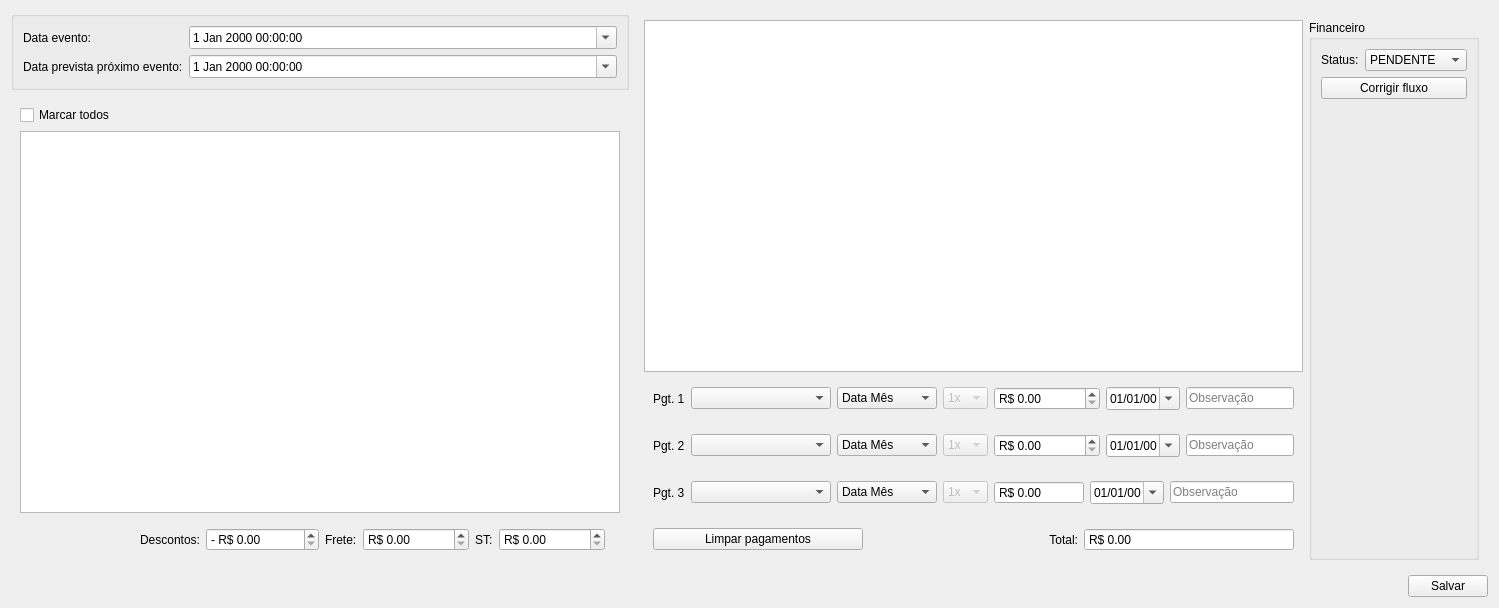
<?xml version="1.0" encoding="UTF-8"?>
<ui version="4.0">
 <class>InputDialogFinanceiro</class>
 <widget class="QWidget" name="InputDialogFinanceiro">
  <property name="geometry">
   <rect>
    <x>0</x>
    <y>0</y>
    <width>1474</width>
    <height>608</height>
   </rect>
  </property>
  <property name="windowTitle">
   <string>Informações</string>
  </property>
  <layout class="QGridLayout" name="gridLayout_7">
   <item row="2" column="0" colspan="2">
    <layout class="QHBoxLayout" name="horizontalLayout">
     <item>
      <spacer name="horizontalSpacer">
       <property name="orientation">
        <enum>Qt::Horizontal</enum>
       </property>
       <property name="sizeHint" stdset="0">
        <size>
         <width>40</width>
         <height>20</height>
        </size>
       </property>
      </spacer>
     </item>
     <item>
      <widget class="QPushButton" name="pushButtonSalvar">
       <property name="sizePolicy">
        <sizepolicy hsizetype="Fixed" vsizetype="Fixed">
         <horstretch>0</horstretch>
         <verstretch>0</verstretch>
        </sizepolicy>
       </property>
       <property name="text">
        <string>Salvar</string>
       </property>
       <property name="autoDefault">
        <bool>false</bool>
       </property>
      </widget>
     </item>
    </layout>
   </item>
   <item row="0" column="1" rowspan="2">
    <widget class="QFrame" name="framePagamentos">
     <property name="sizePolicy">
      <sizepolicy hsizetype="Minimum" vsizetype="Preferred">
       <horstretch>0</horstretch>
       <verstretch>0</verstretch>
      </sizepolicy>
     </property>
     <property name="frameShape">
      <enum>QFrame::NoFrame</enum>
     </property>
     <property name="frameShadow">
      <enum>QFrame::Plain</enum>
     </property>
     <property name="lineWidth">
      <number>0</number>
     </property>
     <layout class="QGridLayout" name="gridLayout_10">
      <item row="0" column="0">
       <widget class="TableView" name="tableFluxoCaixa">
        <property name="sizePolicy">
         <sizepolicy hsizetype="Preferred" vsizetype="Expanding">
          <horstretch>0</horstretch>
          <verstretch>0</verstretch>
         </sizepolicy>
        </property>
        <property name="minimumSize">
         <size>
          <width>350</width>
          <height>0</height>
         </size>
        </property>
        <property name="mouseTracking">
         <bool>true</bool>
        </property>
        <property name="editTriggers">
         <set>QAbstractItemView::NoEditTriggers</set>
        </property>
        <property name="selectionBehavior">
         <enum>QAbstractItemView::SelectRows</enum>
        </property>
        <attribute name="horizontalHeaderStretchLastSection">
         <bool>false</bool>
        </attribute>
       </widget>
      </item>
      <item row="1" column="0">
       <layout class="QGridLayout" name="gridLayout_8">
        <item row="0" column="0">
         <widget class="QFrame" name="framePgt1">
          <layout class="QGridLayout" name="gridLayout_5">
           <item row="0" column="0">
            <widget class="QLabel" name="label">
             <property name="text">
              <string>Pgt. 1</string>
             </property>
            </widget>
           </item>
           <item row="0" column="3">
            <widget class="QComboBox" name="comboBoxPgt1Parc">
             <property name="enabled">
              <bool>false</bool>
             </property>
             <property name="sizePolicy">
              <sizepolicy hsizetype="Fixed" vsizetype="Fixed">
               <horstretch>0</horstretch>
               <verstretch>0</verstretch>
              </sizepolicy>
             </property>
             <property name="maximumSize">
              <size>
               <width>45</width>
               <height>16777215</height>
              </size>
             </property>
             <item>
              <property name="text">
               <string>1x</string>
              </property>
             </item>
             <item>
              <property name="text">
               <string>2x</string>
              </property>
             </item>
             <item>
              <property name="text">
               <string>3x</string>
              </property>
             </item>
             <item>
              <property name="text">
               <string>4x</string>
              </property>
             </item>
             <item>
              <property name="text">
               <string>5x</string>
              </property>
             </item>
             <item>
              <property name="text">
               <string>6x</string>
              </property>
             </item>
             <item>
              <property name="text">
               <string>7x</string>
              </property>
             </item>
             <item>
              <property name="text">
               <string>8x</string>
              </property>
             </item>
             <item>
              <property name="text">
               <string>9x</string>
              </property>
             </item>
             <item>
              <property name="text">
               <string>10x</string>
              </property>
             </item>
            </widget>
           </item>
           <item row="0" column="5">
            <widget class="QDateEdit" name="dateEditPgt1">
             <property name="displayFormat">
              <string>dd/MM/yy</string>
             </property>
             <property name="calendarPopup">
              <bool>true</bool>
             </property>
            </widget>
           </item>
           <item row="0" column="6">
            <widget class="QLineEdit" name="lineEditPgt1">
             <property name="placeholderText">
              <string>Observação</string>
             </property>
            </widget>
           </item>
           <item row="0" column="1">
            <widget class="QComboBox" name="comboBoxPgt1">
             <property name="minimumSize">
              <size>
               <width>140</width>
               <height>0</height>
              </size>
             </property>
            </widget>
           </item>
           <item row="0" column="4">
            <widget class="QDoubleSpinBox" name="doubleSpinBoxPgt1">
             <property name="minimumSize">
              <size>
               <width>80</width>
               <height>0</height>
              </size>
             </property>
             <property name="showGroupSeparator" stdset="0">
              <bool>true</bool>
             </property>
             <property name="prefix">
              <string>R$ </string>
             </property>
             <property name="maximum">
              <double>999999.989999999990687</double>
             </property>
            </widget>
           </item>
           <item row="0" column="2">
            <widget class="QComboBox" name="comboBoxData1">
             <property name="enabled">
              <bool>true</bool>
             </property>
             <property name="minimumSize">
              <size>
               <width>100</width>
               <height>0</height>
              </size>
             </property>
             <property name="maximumSize">
              <size>
               <width>45</width>
               <height>16777215</height>
              </size>
             </property>
             <item>
              <property name="text">
               <string>Data Mês</string>
              </property>
             </item>
             <item>
              <property name="text">
               <string>Data + 1 Mês</string>
              </property>
             </item>
             <item>
              <property name="text">
               <string>14</string>
              </property>
             </item>
             <item>
              <property name="text">
               <string>28</string>
              </property>
             </item>
             <item>
              <property name="text">
               <string>30</string>
              </property>
             </item>
            </widget>
           </item>
          </layout>
         </widget>
        </item>
        <item row="1" column="0">
         <widget class="QFrame" name="framePgt2">
          <layout class="QGridLayout" name="gridLayout_6">
           <item row="0" column="5">
            <widget class="QDateEdit" name="dateEditPgt2">
             <property name="displayFormat">
              <string>dd/MM/yy</string>
             </property>
             <property name="calendarPopup">
              <bool>true</bool>
             </property>
            </widget>
           </item>
           <item row="0" column="4">
            <widget class="QDoubleSpinBox" name="doubleSpinBoxPgt2">
             <property name="minimumSize">
              <size>
               <width>80</width>
               <height>0</height>
              </size>
             </property>
             <property name="showGroupSeparator" stdset="0">
              <bool>true</bool>
             </property>
             <property name="prefix">
              <string>R$ </string>
             </property>
             <property name="maximum">
              <double>999999.989999999990687</double>
             </property>
            </widget>
           </item>
           <item row="0" column="3">
            <widget class="QComboBox" name="comboBoxPgt2Parc">
             <property name="enabled">
              <bool>false</bool>
             </property>
             <property name="sizePolicy">
              <sizepolicy hsizetype="Fixed" vsizetype="Fixed">
               <horstretch>0</horstretch>
               <verstretch>0</verstretch>
              </sizepolicy>
             </property>
             <property name="maximumSize">
              <size>
               <width>45</width>
               <height>16777215</height>
              </size>
             </property>
             <item>
              <property name="text">
               <string>1x</string>
              </property>
             </item>
             <item>
              <property name="text">
               <string>2x</string>
              </property>
             </item>
             <item>
              <property name="text">
               <string>3x</string>
              </property>
             </item>
             <item>
              <property name="text">
               <string>4x</string>
              </property>
             </item>
             <item>
              <property name="text">
               <string>5x</string>
              </property>
             </item>
             <item>
              <property name="text">
               <string>6x</string>
              </property>
             </item>
             <item>
              <property name="text">
               <string>7x</string>
              </property>
             </item>
             <item>
              <property name="text">
               <string>8x</string>
              </property>
             </item>
             <item>
              <property name="text">
               <string>9x</string>
              </property>
             </item>
             <item>
              <property name="text">
               <string>10x</string>
              </property>
             </item>
            </widget>
           </item>
           <item row="0" column="0">
            <widget class="QLabel" name="label_2">
             <property name="text">
              <string>Pgt. 2</string>
             </property>
            </widget>
           </item>
           <item row="0" column="6">
            <widget class="QLineEdit" name="lineEditPgt2">
             <property name="placeholderText">
              <string>Observação</string>
             </property>
            </widget>
           </item>
           <item row="0" column="1">
            <widget class="QComboBox" name="comboBoxPgt2">
             <property name="minimumSize">
              <size>
               <width>140</width>
               <height>0</height>
              </size>
             </property>
            </widget>
           </item>
           <item row="0" column="2">
            <widget class="QComboBox" name="comboBoxData2">
             <property name="enabled">
              <bool>true</bool>
             </property>
             <property name="minimumSize">
              <size>
               <width>100</width>
               <height>0</height>
              </size>
             </property>
             <property name="maximumSize">
              <size>
               <width>45</width>
               <height>16777215</height>
              </size>
             </property>
             <item>
              <property name="text">
               <string>Data Mês</string>
              </property>
             </item>
             <item>
              <property name="text">
               <string>Data + 1Mês</string>
              </property>
             </item>
             <item>
              <property name="text">
               <string>14</string>
              </property>
             </item>
             <item>
              <property name="text">
               <string>28</string>
              </property>
             </item>
             <item>
              <property name="text">
               <string>30</string>
              </property>
             </item>
            </widget>
           </item>
          </layout>
         </widget>
        </item>
        <item row="2" column="0">
         <widget class="QFrame" name="framePgt3">
          <layout class="QGridLayout" name="gridLayout_4">
           <item row="0" column="0">
            <widget class="QLabel" name="label_3">
             <property name="text">
              <string>Pgt. 3</string>
             </property>
            </widget>
           </item>
           <item row="0" column="4">
            <widget class="QDoubleSpinBox" name="doubleSpinBoxPgt3">
             <property name="minimumSize">
              <size>
               <width>80</width>
               <height>0</height>
              </size>
             </property>
             <property name="readOnly">
              <bool>true</bool>
             </property>
             <property name="buttonSymbols">
              <enum>QAbstractSpinBox::NoButtons</enum>
             </property>
             <property name="showGroupSeparator" stdset="0">
              <bool>true</bool>
             </property>
             <property name="prefix">
              <string>R$ </string>
             </property>
             <property name="maximum">
              <double>999999.989999999990687</double>
             </property>
            </widget>
           </item>
           <item row="0" column="1">
            <widget class="QComboBox" name="comboBoxPgt3">
             <property name="minimumSize">
              <size>
               <width>140</width>
               <height>0</height>
              </size>
             </property>
            </widget>
           </item>
           <item row="0" column="3">
            <widget class="QComboBox" name="comboBoxPgt3Parc">
             <property name="enabled">
              <bool>false</bool>
             </property>
             <property name="sizePolicy">
              <sizepolicy hsizetype="Fixed" vsizetype="Fixed">
               <horstretch>0</horstretch>
               <verstretch>0</verstretch>
              </sizepolicy>
             </property>
             <property name="maximumSize">
              <size>
               <width>45</width>
               <height>16777215</height>
              </size>
             </property>
             <item>
              <property name="text">
               <string>1x</string>
              </property>
             </item>
             <item>
              <property name="text">
               <string>2x</string>
              </property>
             </item>
             <item>
              <property name="text">
               <string>3x</string>
              </property>
             </item>
             <item>
              <property name="text">
               <string>4x</string>
              </property>
             </item>
             <item>
              <property name="text">
               <string>5x</string>
              </property>
             </item>
             <item>
              <property name="text">
               <string>6x</string>
              </property>
             </item>
             <item>
              <property name="text">
               <string>7x</string>
              </property>
             </item>
             <item>
              <property name="text">
               <string>8x</string>
              </property>
             </item>
             <item>
              <property name="text">
               <string>9x</string>
              </property>
             </item>
             <item>
              <property name="text">
               <string>10x</string>
              </property>
             </item>
            </widget>
           </item>
           <item row="0" column="5">
            <widget class="QDateEdit" name="dateEditPgt3">
             <property name="currentSection">
              <enum>QDateTimeEdit::DaySection</enum>
             </property>
             <property name="displayFormat">
              <string>dd/MM/yy</string>
             </property>
             <property name="calendarPopup">
              <bool>true</bool>
             </property>
            </widget>
           </item>
           <item row="0" column="6">
            <widget class="QLineEdit" name="lineEditPgt3">
             <property name="placeholderText">
              <string>Observação</string>
             </property>
            </widget>
           </item>
           <item row="0" column="2">
            <widget class="QComboBox" name="comboBoxData3">
             <property name="enabled">
              <bool>true</bool>
             </property>
             <property name="minimumSize">
              <size>
               <width>100</width>
               <height>0</height>
              </size>
             </property>
             <property name="maximumSize">
              <size>
               <width>45</width>
               <height>16777215</height>
              </size>
             </property>
             <item>
              <property name="text">
               <string>Data Mês</string>
              </property>
             </item>
             <item>
              <property name="text">
               <string>Data + 1 Mês</string>
              </property>
             </item>
             <item>
              <property name="text">
               <string>14</string>
              </property>
             </item>
             <item>
              <property name="text">
               <string>28</string>
              </property>
             </item>
             <item>
              <property name="text">
               <string>30</string>
              </property>
             </item>
            </widget>
           </item>
          </layout>
         </widget>
        </item>
        <item row="3" column="0">
         <widget class="QFrame" name="framePgtTotal">
          <layout class="QHBoxLayout" name="horizontalLayout_3">
           <item>
            <widget class="QPushButton" name="pushButtonLimparPag">
             <property name="text">
              <string>Limpar pagamentos</string>
             </property>
             <property name="autoDefault">
              <bool>false</bool>
             </property>
            </widget>
           </item>
           <item>
            <widget class="QLabel" name="labelRestante">
             <property name="sizePolicy">
              <sizepolicy hsizetype="Preferred" vsizetype="Preferred">
               <horstretch>0</horstretch>
               <verstretch>0</verstretch>
              </sizepolicy>
             </property>
             <property name="text">
              <string>Total:</string>
             </property>
             <property name="alignment">
              <set>Qt::AlignRight|Qt::AlignTrailing|Qt::AlignVCenter</set>
             </property>
            </widget>
           </item>
           <item>
            <widget class="QDoubleSpinBox" name="doubleSpinBoxTotalPag">
             <property name="readOnly">
              <bool>true</bool>
             </property>
             <property name="buttonSymbols">
              <enum>QAbstractSpinBox::NoButtons</enum>
             </property>
             <property name="showGroupSeparator" stdset="0">
              <bool>true</bool>
             </property>
             <property name="prefix">
              <string>R$ </string>
             </property>
             <property name="maximum">
              <double>999999.989999999990687</double>
             </property>
            </widget>
           </item>
          </layout>
         </widget>
        </item>
       </layout>
      </item>
      <item row="0" column="1" rowspan="2">
       <widget class="QGroupBox" name="groupBoxFinanceiro">
        <property name="sizePolicy">
         <sizepolicy hsizetype="Maximum" vsizetype="Preferred">
          <horstretch>0</horstretch>
          <verstretch>0</verstretch>
         </sizepolicy>
        </property>
        <property name="title">
         <string>Financeiro</string>
        </property>
        <layout class="QGridLayout" name="gridLayout_11">
         <item row="0" column="0">
          <widget class="QLabel" name="label_5">
           <property name="sizePolicy">
            <sizepolicy hsizetype="Maximum" vsizetype="Preferred">
             <horstretch>0</horstretch>
             <verstretch>0</verstretch>
            </sizepolicy>
           </property>
           <property name="text">
            <string>Status:</string>
           </property>
          </widget>
         </item>
         <item row="0" column="1">
          <widget class="QComboBox" name="comboBoxFinanceiro">
           <item>
            <property name="text">
             <string>PENDENTE</string>
            </property>
           </item>
           <item>
            <property name="text">
             <string>CONFERIDO</string>
            </property>
           </item>
           <item>
            <property name="text">
             <string>LIBERADO</string>
            </property>
           </item>
          </widget>
         </item>
         <item row="1" column="0" colspan="2">
          <widget class="QPushButton" name="pushButtonCorrigirFluxo">
           <property name="text">
            <string>Corrigir fluxo</string>
           </property>
           <property name="autoDefault">
            <bool>false</bool>
           </property>
          </widget>
         </item>
         <item row="2" column="0" colspan="2">
          <spacer name="verticalSpacer">
           <property name="orientation">
            <enum>Qt::Vertical</enum>
           </property>
           <property name="sizeHint" stdset="0">
            <size>
             <width>20</width>
             <height>40</height>
            </size>
           </property>
          </spacer>
         </item>
        </layout>
       </widget>
      </item>
     </layout>
    </widget>
   </item>
   <item row="1" column="0">
    <widget class="QFrame" name="frameDataPreco">
     <layout class="QGridLayout" name="gridLayout_3">
      <item row="3" column="0">
       <widget class="QFrame" name="frameFrete">
        <layout class="QHBoxLayout" name="horizontalLayout_4">
         <item>
          <spacer name="horizontalSpacer_3">
           <property name="orientation">
            <enum>Qt::Horizontal</enum>
           </property>
           <property name="sizeHint" stdset="0">
            <size>
             <width>40</width>
             <height>20</height>
            </size>
           </property>
          </spacer>
         </item>
         <item>
          <widget class="QLabel" name="labelFrete_2">
           <property name="text">
            <string>Descontos:</string>
           </property>
          </widget>
         </item>
         <item>
          <widget class="QDoubleSpinBox" name="doubleSpinBoxAdicionais">
           <property name="sizePolicy">
            <sizepolicy hsizetype="Minimum" vsizetype="Fixed">
             <horstretch>0</horstretch>
             <verstretch>0</verstretch>
            </sizepolicy>
           </property>
           <property name="showGroupSeparator" stdset="0">
            <bool>true</bool>
           </property>
           <property name="prefix">
            <string>- R$ </string>
           </property>
           <property name="maximum">
            <double>999999.989999999990687</double>
           </property>
          </widget>
         </item>
         <item>
          <widget class="QLabel" name="labelFrete">
           <property name="text">
            <string>Frete:</string>
           </property>
          </widget>
         </item>
         <item>
          <widget class="QDoubleSpinBox" name="doubleSpinBoxFrete">
           <property name="sizePolicy">
            <sizepolicy hsizetype="Minimum" vsizetype="Fixed">
             <horstretch>0</horstretch>
             <verstretch>0</verstretch>
            </sizepolicy>
           </property>
           <property name="showGroupSeparator" stdset="0">
            <bool>true</bool>
           </property>
           <property name="prefix">
            <string>R$ </string>
           </property>
           <property name="maximum">
            <double>999999.989999999990687</double>
           </property>
          </widget>
         </item>
         <item>
          <widget class="QLabel" name="labelSt">
           <property name="text">
            <string>ST:</string>
           </property>
          </widget>
         </item>
         <item>
          <widget class="QDoubleSpinBox" name="doubleSpinBoxSt">
           <property name="sizePolicy">
            <sizepolicy hsizetype="Minimum" vsizetype="Fixed">
             <horstretch>0</horstretch>
             <verstretch>0</verstretch>
            </sizepolicy>
           </property>
           <property name="showGroupSeparator" stdset="0">
            <bool>true</bool>
           </property>
           <property name="prefix">
            <string>R$ </string>
           </property>
           <property name="maximum">
            <double>999999.989999999990687</double>
           </property>
          </widget>
         </item>
        </layout>
       </widget>
      </item>
      <item row="1" column="0" colspan="2">
       <widget class="QCheckBox" name="checkBoxMarcarTodos">
        <property name="text">
         <string>Marcar todos</string>
        </property>
       </widget>
      </item>
      <item row="2" column="0" colspan="2">
       <widget class="TableView" name="table">
        <property name="minimumSize">
         <size>
          <width>600</width>
          <height>0</height>
         </size>
        </property>
        <property name="mouseTracking">
         <bool>true</bool>
        </property>
        <property name="selectionMode">
         <enum>QAbstractItemView::MultiSelection</enum>
        </property>
        <property name="selectionBehavior">
         <enum>QAbstractItemView::SelectRows</enum>
        </property>
       </widget>
      </item>
     </layout>
    </widget>
   </item>
   <item row="0" column="0">
    <widget class="QGroupBox" name="frameData">
     <layout class="QGridLayout" name="gridLayout_2">
      <item row="1" column="0">
       <widget class="QLabel" name="labelProximoEvento">
        <property name="text">
         <string>Data prevista próximo evento:</string>
        </property>
       </widget>
      </item>
      <item row="0" column="0">
       <widget class="QLabel" name="labelEvento">
        <property name="text">
         <string>Data evento:</string>
        </property>
       </widget>
      </item>
      <item row="0" column="1">
       <widget class="QDateTimeEdit" name="dateEditEvento">
        <property name="sizePolicy">
         <sizepolicy hsizetype="Expanding" vsizetype="Fixed">
          <horstretch>0</horstretch>
          <verstretch>0</verstretch>
         </sizepolicy>
        </property>
        <property name="calendarPopup">
         <bool>true</bool>
        </property>
       </widget>
      </item>
      <item row="1" column="1">
       <widget class="QDateTimeEdit" name="dateEditProximo">
        <property name="sizePolicy">
         <sizepolicy hsizetype="Expanding" vsizetype="Fixed">
          <horstretch>0</horstretch>
          <verstretch>0</verstretch>
         </sizepolicy>
        </property>
        <property name="calendarPopup">
         <bool>true</bool>
        </property>
       </widget>
      </item>
     </layout>
    </widget>
   </item>
  </layout>
 </widget>
 <customwidgets>
  <customwidget>
   <class>TableView</class>
   <extends>QTableView</extends>
   <header>src/tableview.h</header>
  </customwidget>
 </customwidgets>
 <resources/>
 <connections/>
</ui>
